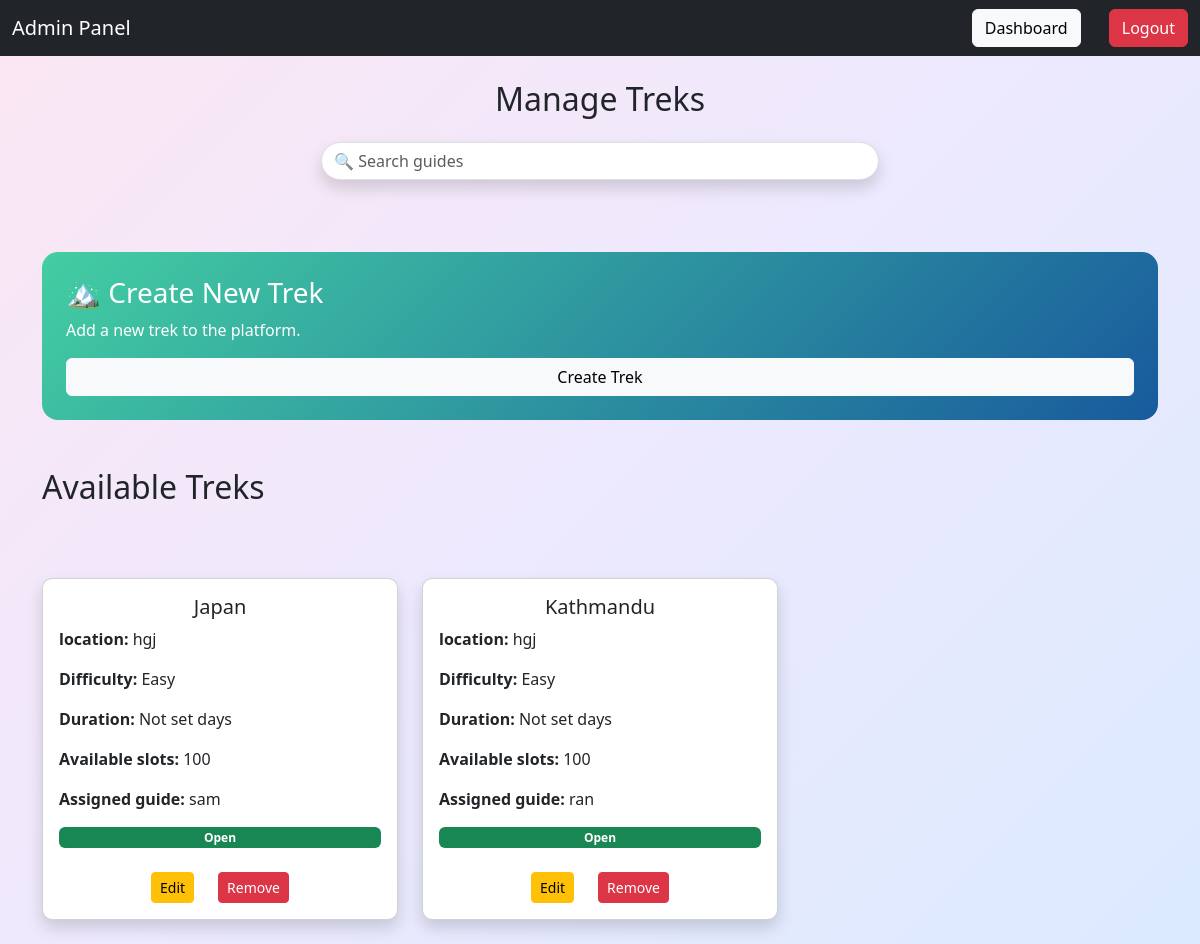
Before: /admin/treks with the older database file.
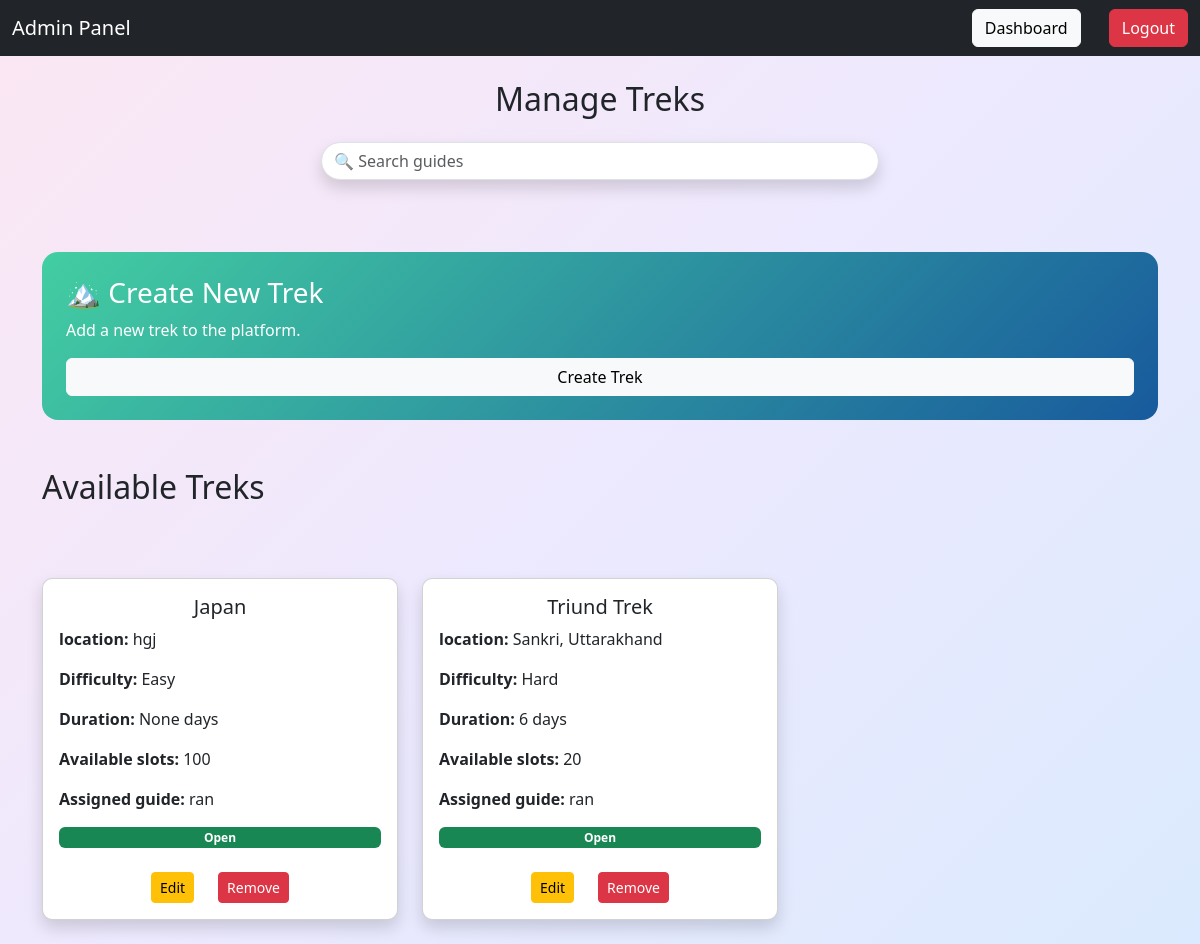
After: the same page with the newer database file.
### application/model.py (models this page shows)
class Trek(db.Model):
    trek_id=db.Column(db.Integer,primary_key=True)
    trek_name = db.Column(db.String,nullable = False)
    location = db.Column(db.String,nullable = False)
    difficulty = db.Column(db.String,nullable = False)
    duration =db.Column(db.Integer)
    available_slots =db.Column(db.Integer, nullable=False)
    assigned_staff_id =db.Column(db.Integer,db.ForeignKey("staff.staff_id"), nullable=True)
    status=db.Column(db.String(100),default="Open")
    start_date=db.Column(db.DateTime)
    end_date=db.Column(db.DateTime)
    payment_status = db.Column(db.String,default="Pending")
    is_closed = db.Column(db.Boolean, default=False)
    created_at =  db.Column(db.DateTime, default=datetime.utcnow)
    bookings = db.relationship("Booking", backref="trek")

class Staff(db.Model):
    staff_id=db.Column(db.Integer,primary_key=True)
    staff_name = db.Column(db.String, nullable = False)
    contact_details=db.Column(db.String(15))
    status=db.Column(db.String,default="Pending" )
    email = db.Column(db.String(100), unique=True,nullable = False)
    password = db.Column(db.String(100), nullable=False)
    is_added = db.Column(db.Boolean, default=False)
    is_blacklisted = db.Column(db.Boolean, default=False)
    treks=db.relationship("Trek",backref="staff")

### application/routes.py (the view)
@app.route("/admin/treks")
def admin_treks():
    search = request.args.get("search", "")
    staff=Staff.query.all()
    if search:
        treks = Trek.query.filter(
            or_(
                Trek.trek_name.ilike(f"%{search}%"),
                Trek.trek_id == search if search.isdigit() else False
            )
        ).all()
    else:
        treks = Trek.query.all()
    return render_template(
        "admin/trek.html",
        treks=treks,
        search=search,
        staff=staff)

### templates/Admin/trek.html (shortened to what this page needs)
<!DOCTYPE html>
<html lang="en">
<head>
    <link href="https://cdn.jsdelivr.net/npm/bootstrap@5.3.8/dist/css/bootstrap.min.css" rel="stylesheet">
</head>
<body>
<nav class="navbar bg-dark navbar-expand-lg">
    <div class="container-fluid">
        <a class="navbar-brand">Admin Panel</a>
        <div ms-auto>
        <a href="/admin_dashboard" class="btn btn-light me-2">Dashboard</a>
        <a href="/" class="btn btn-danger ms-3">Logout</a>
            </div>
    </div>
</nav>
<div class="container mt-4">
    <h2 class="mb-4 text-center">Manage Treks</h2>
          <form class="d-flex justify-content-center mt-4" method="GET">
    <input
        class="form-control w-50 rounded-pill shadow"
        type="search"
        name="search"
        value="{{ search }}"
        placeholder="🔍 Search guides"
    >
</form>
<br>
<br>
<br>
{% if search %}
<h2 class="mb-4">Search Results for "{{ search }}"</h2>
{% else %}
<div class="card border-0 rounded-4 text-white p-4"
     style="background: linear-gradient(135deg,#43cea2,#185a9d);">
    <h3>🏔️ Create New Trek</h3>
    <p>Add a new trek to the platform.</p>
    <a href="/admin/trek/create_trek"
       class="btn btn-light">
        Create Trek
    </a>
</div>
<br>
<br>
<h2 class="mb-4">Available Treks</h2>
{% endif %}
<br>
<br>
    <div class="row">
        {% for trek in treks  %}
        <div class="col-md-4 mb-4">
            <div class="card shadow p-3">
              <h5 class="card-title text-capitalize text-center">{{ trek.trek_name }}</h5>
                    <p><strong>location: </strong> {{ trek.location if trek.location else "N/A" }}</p>
                    <p><strong>Difficulty: </strong> {{ trek.difficulty }}</p>
                    <p><strong>Duration: </strong>{{ trek.duration if trek.duration else 'Not set' }} days</p>
                    <p><strong>Available slots: </strong>{{ trek.available_slots if trek.available_slots else 'Not set' }}</p>
                    <p><strong>Assigned guide:  </strong>{{ trek.staff.staff_name if trek.staff else "Not Assigned" }}</p>
                {% if trek.is_closed %}
                    <span class="badge bg-danger">Closed</span>
                {% else %}
                    <span class="badge bg-success">Open</span>
                {% endif %}
                <br>
                <div class="d-flex justify-content-center gap-4">
                    <a href="/admin/trek/edit/{{ trek.trek_id }}" class="btn btn-warning  btn-sm">
                        Edit
                    </a>
                    <a href="/admin/trek/remove/{{ trek.trek_id }}" class="btn btn-danger btn-sm">
                        Remove
                    </a>
                </div>
            </div>
        </div>
        {% endfor %}
    </div>
</div>
</body>
</html>

### templates/Admin/trek.html (style rules this page uses)
body { background: linear-gradient( 135deg, #fce7f3, #ede9fe, #dbeafe) }
.navbar { background-color: #212529; }
.navbar-brand, .nav-link { color: white !important; }
.card { border-radius: 10px; }

Changed rows visible on the page:
removed Trek: trek_name "Kathmandu", location "hgj", difficulty "Easy", duration "Not set", available_slots "100", staff "ran", is_closed "Open"
changed Trek "Japan": duration "Not set" → "None"; staff "sam" → "ran"
added Trek: trek_name "Triund Trek", location "Sankri, Uttarakhand", difficulty "Hard", duration "6", available_slots "20", staff "ran", is_closed "Open"
